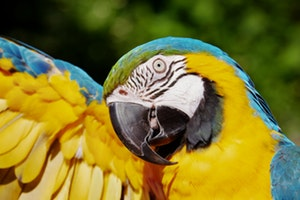
#> input picture bird.jpg, 300 x 200 px
$ python main.py
#> lines starting #> are read from the running program, lines starting #| are printed output that depends on the picture
#> further down, img is the input picture: shape (200, 300, 3); mean R, G, B 125.8, 117.9, 44
import numpy as np
import random
from matplotlib import pyplot


def distances_from_centres(X, centres):
    (M,N,C) = X.shape
    (K,C2) = centres.shape
    flag = True
    ret = None
    if C != C2:
        print("distances error")
        return
    for c in centres:
        c = np.tile(c, (M*N, 1))
        distances = np.square(c - X.reshape((M*N, C)))
        distances = np.sum(distances, axis = 1)
        if flag:
            ret = distances
            flag = False
        else:
            ret = np.concatenate((ret,distances), axis=0)
    ret = ret.reshape((K, M*N)).T
    return ret
def get_index(X, centres):
    (M,N,C) = np.shape(X)
    (K,C2) = np.shape(centres)
    if C != C2:
        print("assign index error")
        return
    distances = distances_from_centres(X, centres)
    min_index = np.argmin(distances, axis = 1)
    return min_index
def new_cluster_centres(X, min_index, K):
    (M, N, C) = np.shape(X)
    total = np.zeros((K, C))
    total_samples = np.zeros(K)
    for i in range(M*N):
        total[min_index[i]] += X.reshape((M*N, C))[i]
        total_samples[min_index[i]] += 1
    total_samples = np.atleast_2d(total_samples).T
    total_samples = np.tile(total_samples, (1,C))
    avg_distance = total / total_samples
    return avg_distance
def rebuild_image(size, min_index, cluster_centres):
    (M,N,C) = size
    new_image = np.zeros((M*N,C))
    cc = np.around(cluster_centres)
    for i in range(M*N):
        new_image[i] = cc[min_index[i]]
    new_image = new_image.reshape((M,N,C))
    return new_image

def compress_img(img, K, max_iteration):
#> called with K = 16, max_iteration = 10
    random.seed()
    (M,N,C) = np.shape(img)
#> M = 200; N = 300; C = 3
    num_pixel = M * N
#> num_pixel = 60000

    #initialize cluster centre
    sample_index = np.array(random.sample(range(M*N), K))
    cluster_centres = img.reshape(M*N, 3)[sample_index]
#> cluster_centres = 16 rows, first 8: [82, 126, 129], [223, 183, 0], [60, 81, 2], [67, 89, 6], [210, 182, 39], [46, 69, 0], [83, 144, 175], [79, 104, 21]
    #initialize index array
    min_index = None
    for iteration in range(max_iteration):
        #print(str(iteration + 1) + "\t/" + str(max_iteration))
        #compute the average of each group of samples
        min_index = get_index(img, cluster_centres)
        #update the cluster centres with the average value of assigned samples
        cluster_centres = new_cluster_centres(img, min_index, K)
    new_img = rebuild_image((M,N,C), min_index, cluster_centres)
#> in rebuild_image, `cc = np.around(cluster_centres)`: cc = 16 rows, first 8: [180, 120, 6], [221, 184, 10], [74, 96, 14], [152, 139, 52], [221, 213, 210], [44, 65, 3], [91, 168, 186], [219, 195, 101]
#> in rebuild_image, `new_image = new_image.reshape((M,N,C))`:
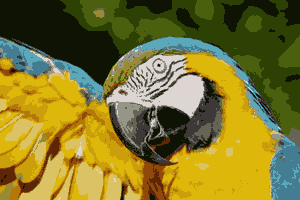
#> new_image: shape (200, 300, 3) float64; mean of channels 0, 1, 2 125.9, 118, 44.1; drawn as R, G, B
    return new_img.astype(np.int32)

img = pyplot.imread('bird.jpg')
compressed_img16 = compress_img(img, 16, 10)
fig = pyplot.figure()
a = fig.add_subplot(1, 2, 1)
imgplot = pyplot.imshow(img)
a.set_title("Original")

b = fig.add_subplot(1, 2, 2)
imgplot = pyplot.imshow(compressed_img16)
b.set_title("K = 16")

pyplot.show()
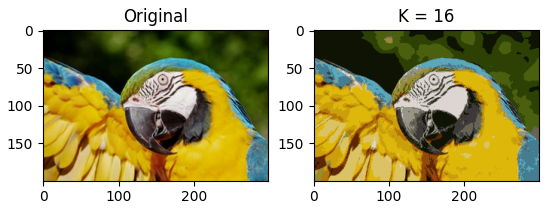
#> figure drawn by matplotlib, 2 panels
